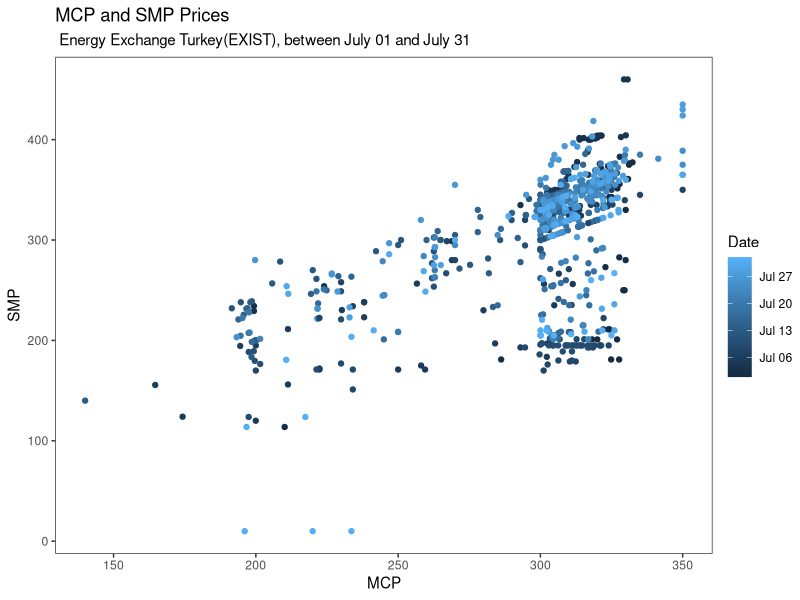
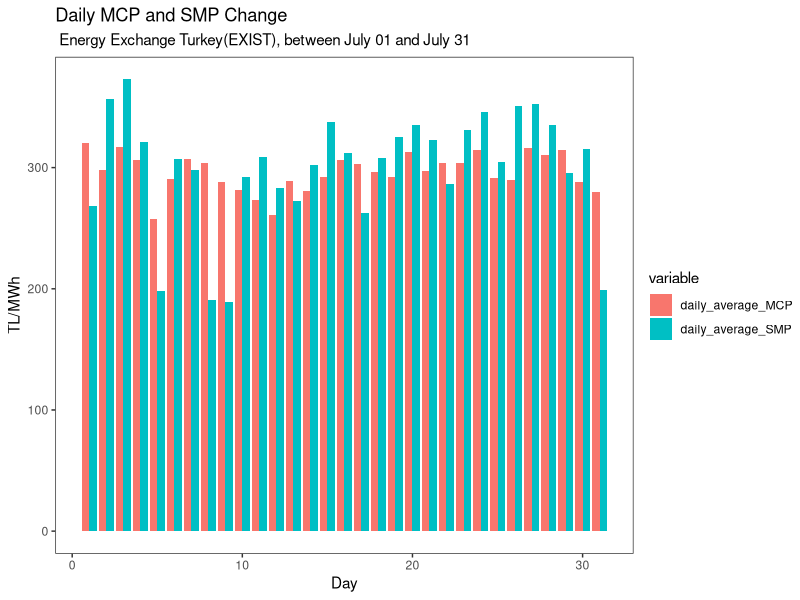

The R script that drew these images, in order: (Note: this script raises an error after producing the figures.)
## ---- chunk 1
knitr::opts_chunk$set(echo = TRUE)
## ---- chunk 2
library(tidyverse) 
library(lubridate)
library(reshape2)
## ---- chunk 3
EXIST_data <- read.csv("ptf-smf.csv")
EXIST_raw_df <- EXIST_data%>%transmute(Date = gsub(pattern = "\\.","-",Date),
            MCP,
            SMP,
            PositiveIP = Positive.Imbalance.Price..TL.MWh.,
            NegativeIP = Negative.Imbalance.Price..TL.MWh.,
            SMPDirection = SMP.Direction)

EXIST_raw_df$Date<-as.POSIXct(EXIST_raw_df$Date,format="%d-%m-%y %H:%M")
head(EXIST_raw_df)
## ---- chunk 4
EXIST_raw_df%>%glimpse()
## ---- chunk 5
options(tibble.print_max = 5, tibble.print_min = 5)
## ---- chunk 6
round(mean(EXIST_raw_df$MCP))
round(mean(EXIST_raw_df$SMP))
## ---- chunk 7
ggplot(EXIST_raw_df, aes(x=MCP, y=SMP, color=Date)) + geom_point() +  labs(x="MCP", y="SMP",  title="MCP and SMP Prices",subtitle=" Energy Exchange Turkey(EXIST), between July 01 and July 31")+theme_test()
## ---- chunk 8
plot1<-EXIST_raw_df %>% group_by(Day=lubridate::day(Date))%>% summarise(daily_average_MCP = mean(MCP), daily_average_SMP = mean(SMP)) %>% 
      ungroup()%>%select(Day, daily_average_MCP, daily_average_SMP)
plot2<-melt(plot1, id.vars='Day')
plot2%>%ggplot(.,aes(x=Day,y=value, fill=variable)) + geom_bar(stat="identity", position="dodge")+theme_test()+
      labs(x="Day", y="TL/MWh", 
           title="Daily MCP and SMP Change",
           subtitle=" Energy Exchange Turkey(EXIST), between July 01 and July 31")
## ---- chunk 9
plot3<-EXIST_raw_df %>% group_by(Day=lubridate::day(Date))%>% summarise(daily_average_MCP = mean(MCP), daily_average_SMP = mean(SMP),Difference = abs(mean(MCP)-mean(SMP)))%>%print(plot3)
plot3%>%ggplot(aes(x=Day)) + geom_line(aes(y = Difference, color = "Difference of average values")) +
     labs(x = "Day", y = "TL/MWh",
          title = "Difference between Daily Average MCP and SMP Change",
          subtitle = " Energy Exchange Turkey(EXIST), between July 01 and July 31")+theme_test()
## ---- chunk 10
plot4<-EXIST_raw_df%>% group_by(Hour=lubridate::hour(Date))%>%summarise(hourly_average_MCP=mean(MCP), hourly_min_MCP=min(MCP), hourly_max_MCP=max(MCP))%>%print()
plot4 %>% pivot_longer(.,-Hour) %>% ggplot(.,aes(x=Hour,y=value,color=name)) + geom_line()+
      labs(x="Hour", y="MCP (TL/MWh)", 
           title=  "Average, Minimum and Maximum Hourly Market Clearing Price(MCP)",
           subtitle=" Energy Exchange Turkey(EXIST), between July 01 and July 31")+theme_test()
## ---- chunk 11
plot5<-EXIST_raw_df%>% group_by(Day=lubridate::day(Date))%>%summarise(daily_average_MCP=mean(MCP), daily_min_MCP=min(MCP), daily_max_MCP=max(MCP))%>%print()
plot5 %>% pivot_longer(.,-Day) %>% ggplot(.,aes(x=Day,y=value,color=name)) + geom_line()+
      labs(x="Day", y="MCP (TL/MWh)", 
           title=  "Average, Minimum and Maximum Daily Market Clearing Price(MCP)",
           subtitle=" Energy Exchange Turkey(EXIST), between July 01 and July 31")+theme_test()
## ---- chunk 12
plot6<-EXIST_raw_df %>% group_by(Week = lubridate::week(Date))%>% summarise(Weekly_average_MCP = mean(MCP),Weekly_min_MCP=min(MCP),Weekly_max_MCP=max(MCP))%>%print()
plot6 %>% pivot_longer(.,-Week) %>% ggplot(.,aes(x=Week,y=value,color=name)) + geom_line()+
      labs(x="Week", y="MCP (TL/MWh)", 
           title=  "Average, Minimum and Maximum Weekly Market Clearing Price(MCP)",
           subtitle=" Energy Exchange Turkey(EXIST), between July 01 and July 31")+theme_test()
## ---- chunk 13
plot7<-EXIST_raw_df %>% group_by(Week_Day= lubridate::wday(Date))%>% summarise(Weekday_average_MCP = mean(MCP),Weekday_min_MCP=min(MCP),Weekday_max_MCP=max(MCP)) %>%print()
plot7%>% pivot_longer(.,-Week_Day) %>% ggplot(.,aes(x=Week_Day,y=value,color=name)) + geom_line()+
     labs(x="Week Day", y="MCP (TL/MWh)", 
           title=  "Average, Minimum and Maximum Week Day Market Clearing Price(MCP)",
           subtitle=" Energy Exchange Turkey(EXIST), between July 01 and July 31")+theme_test()
## ---- chunk 14
plot8<-EXIST_raw_df %>% 
transmute(MCP,SMP,Hour = as.numeric(lubridate::hour(Date)),Period=ifelse(8<=Hour & Hour<=16,"Day Period",ifelse(17<=Hour & Hour<=22,"Peak Period","Night Period")))%>%  group_by(Period)%>% summarise(Period_average_MCP=mean(MCP))%>% print()
plot8%>% ggplot(.,aes(x=Period,y=Period_average_MCP, fill=Period)) + geom_bar(stat="identity")+theme_test()+
    labs(x="Periods", y="MCP (TL/MWh)",
         title=  "Average Market Clearing Price(MCP) of different periods",
         subtitle=" Energy Exchange Turkey(EXIST), between July 01 and July 31")

## ---- chunk 15
plot9<-EXIST_raw_df%>% group_by(Hour=lubridate::hour(Date))%>%summarise(hourly_average_MSMP=mean(SMP), hourly_min_SMP=min(SMP), hourly_max_SMP=max(SMP))%>%print(plot)
plot9 %>% pivot_longer(.,-Hour) %>% ggplot(.,aes(x=Hour,y=value,color=name)) + geom_line()+
      labs(x="Hour", y="SMP (TL/MWh)", 
           title=  "Average, Minimum and Maximum Hourly System Marginal Price(SMP)",
           subtitle=" Energy Exchange Turkey(EXIST), between July 01 and July 31")+theme_test()
## ---- chunk 16
plot10<-EXIST_raw_df%>%group_by(Day=lubridate::day(Date))%>%summarise(daily_average_SMP=mean(SMP), daily_min_SMP=min(SMP), daily_max_SMP=max(SMP))%>%print()
plot10%>% pivot_longer(.,-Day) %>% ggplot(.,aes(x=Day,y=value,color=name)) + geom_line()+
      labs(x="Day", y="SMP (TL/MWh)", 
           title=  "Average, Minimum and Maximum Daily System Marginal Price(SMP)",
           subtitle=" Energy Exchange Turkey(EXIST), between July 01 and July 31")+theme_test()
## ---- chunk 17
plot11<-EXIST_raw_df%>% group_by(Week=lubridate::week(Date))%>%summarise(weekly_average_SMP=mean(SMP), weekly_min_SMP=min(SMP), weekly_max_SMP=max(SMP))%>%print()
plot11 %>% pivot_longer(.,-Week) %>% ggplot(.,aes(x=Week,y=value,color=name)) + geom_line()+
       labs(x="Week", y="SMP (TL/MWh)", 
            title=  "Average, Minimum and Maximum Weekly System Marginal Price(SMP)",
            subtitle=" Energy Exchange Turkey(EXIST), between July 01 and July 31")+theme_test()
## ---- chunk 18
plot12<-EXIST_raw_df%>%group_by(Week_Day=lubridate::wday(Date))%>%summarise(Weekday_average_SMP=mean(SMP),Weekday_min_SMP=min(SMP),Weekday_max_SMP=max(SMP))%>%print()
plot12 %>%pivot_longer(.,-Week_Day) %>% ggplot(.,aes(x=Week_Day,y=value,color=name)) + geom_line()+
      labs(x="Week Day", y="SMP (TL/MWh)", 
           title=  "Average, Minimum and Maximum Week Day System Marginal Price(SMP)",
           subtitle=" Energy Exchange Turkey(EXIST), between July 01 and July 31")+theme_test()
## ---- chunk 19
plot13<-EXIST_raw_df %>% 
transmute(MCP,SMP,Hour = as.numeric(lubridate::hour(Date)),Period=ifelse(8<=Hour & Hour<=16,"Day Period",ifelse(17<=Hour & Hour<=22,"Peak Period","Night Period")))%>%  group_by(Period)%>% summarise(Period_average_SMP=mean(SMP))%>% print()
plot13%>% ggplot(.,aes(x=Period,y=Period_average_SMP, fill=Period)) + geom_bar(stat="identity")+theme_test()+
       labs(x="Periods", y="SMP (TL/MWh)", 
            title=  "Average System Marginal Price(SMP) of different periods",
            subtitle=" Energy Exchange Turkey(EXIST), between July 01 and July 31")

## ---- chunk 20
plot11<-EXIST_raw_df %>% group_by(SMPDirection)%>%summarise(count = n())%>%print()
plot11%>%ggplot(.,aes(x="", y=count, fill=SMPDirection)) + geom_bar(stat="identity", width=1) + coord_polar("y", start=0)+theme_test()+
      labs( title=  "Energy Imbalance in June 2020",
            subtitle=" Energy Exchange Turkey(EXIST), between July 01 and July 31")
## ---- chunk 21
plot14<-EXIST_raw_df %>% group_by(Hour = lubridate::hour(Date))%>% 
  summarise(Surplus = sum(MCP>SMP), Deficit=sum(MCP<SMP), Balance=sum(MCP==SMP)) %>% ungroup() %>%
  select(Hour, Surplus, Deficit, Balance) 
plot15 <- melt(plot14, id.vars='Hour')
plot15%>%ggplot(.,aes(x=Hour,y=value, fill=variable)) + geom_bar(stat="identity", position="dodge")+theme_test()+
     labs( title=  "Hourly Energy Imbalance",
          subtitle=" Energy Exchange Turkey(EXIST), between July 01 and July 31")
## ---- chunk 22
plot12<-EXIST_raw_df %>% group_by(Day = lubridate::day(Date))%>% summarise(Surplus = sum(MCP>SMP), Deficit=sum(MCP<SMP), Balance=sum(MCP==SMP)) %>% ungroup() %>%
select(Day, Surplus, Deficit, Balance) 
plot13 <- melt(plot12, id.vars='Day')
plot13%>%ggplot(.,aes(x=Day,y=value, fill=variable)) + geom_bar(stat="identity", position="dodge")+theme_test()+
      labs( title=  "Daily Energy Imbalance",
            subtitle=" Energy Exchange Turkey(EXIST), between July 01 and July 31")
## ---- chunk 23
plot16<-EXIST_raw_df %>% group_by(Week_number = lubridate::week(Date))%>% 
summarise(Surplus = sum(MCP>SMP), Deficit=sum(MCP<SMP), Balance=sum(MCP==SMP)) %>% ungroup() %>%
select(Week_number, Surplus, Deficit, Balance) 
plot17 <- melt(plot16, id.vars='Week_number')
plot17%>%ggplot(.,aes(x=Week_number,y=value, fill=variable)) + geom_bar(stat="identity", position="dodge")+theme_test()+
      labs( title=  "Weekly Energy Imbalance",
            subtitle=" Energy Exchange Turkey(EXIST), between July 01 and July 31")
## ---- chunk 24
plot18<-EXIST_raw_df %>% group_by(Week_day = lubridate::wday(Date))%>% 
  summarise(Surplus = sum(MCP>SMP), Deficit=sum(MCP<SMP), Balance=sum(MCP==SMP)) %>% ungroup() %>%
  select(Week_day, Surplus, Deficit, Balance) 
plot19 <- melt(plot18, id.vars='Week_day')
plot19%>%ggplot(.,aes(x=Week_day,y=value, fill=variable)) + geom_bar(stat="identity", position="dodge")+theme_test()+
      labs(title=  "Day of the Week Energy Imbalance",
           subtitle=" Energy Exchange Turkey(EXIST), between July 01 and July 31")
